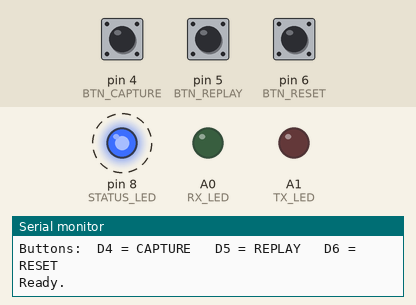
Simulated run of this sketch. Board: Arduino Uno, built with avr-gcc and run on an emulated ATmega328P. Parts: output pins drawn as LEDs (lit = HIGH), the last lines printed to the serial monitor. Dashed ring = blinking. The inputs (shaded band) are chosen by the test bench; at power-on: pin 4 (BTN_CAPTURE) HIGH, pin 5 (BTN_REPLAY) HIGH, pin 6 (BTN_RESET) HIGH. No radio packets arrive unless stated.

Above: at 1.3 s.
1.4 s: pin 4 (BTN_CAPTURE) pulled LOW for 0.15 s
At 2.1 s:
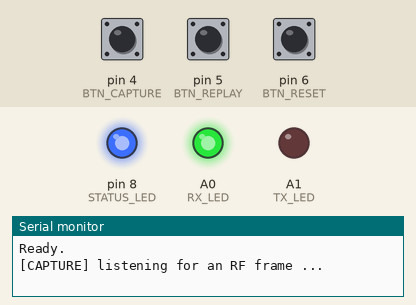
4.4 s: pin 5 (BTN_REPLAY) pulled LOW for 0.15 s
At 4.48 s:
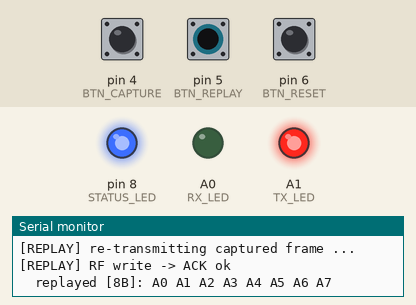
Timing chart, 0 to 20.4 s (numbered marks = the images above; inputs shaded):
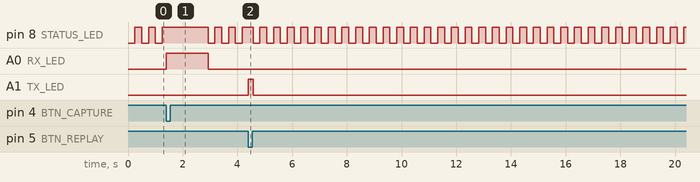

The sketch:

car_Key_Unlock_by_RF_Module_by_UnknownEng.ino
```cpp
/*
 * RF (433 MHz nRF24) + IR Capture-&-Replay Demonstrator   --  EDUCATIONAL
 * -------------------------------------------------------------------------
 * Target  : Arduino UNO (ATmega328P)
 * Purpose : Teach how a *fixed-code* capture/replay works on an RF/IR link,
 *           and WHY it fails against modern rolling-code car fobs.
 *
 *  !!  LEGAL / ETHICAL NOTICE  !!
 *  Use ONLY on hardware you own or are explicitly authorised to test.
 *  This sketch performs a FIXED-code replay. Real vehicle key fobs use
 *  cryptographic rolling codes (KeeLoq, Hitag, etc.) whose counter advances
 *  on every press, so a captured frame will NOT re-open them. The code
 *  demonstrates the concept and its limitation -- it is not a theft tool.
 *
 * Libraries: IRremote 4.x , RF24 1.x
 * -------------------------------------------------------------------------
 *
 * ---- WIRING / PIN MAP (Arduino UNO) -- no UART or SPI conflicts ----
 *   IR receiver (TSOP) OUT ....... D7
 *   IR LED (via transistor) ...... D3   (IRremote carrier pin on AVR)
 *   nRF24L01  CE ................. D9
 *   nRF24L01  CSN ................ D10
 *   nRF24L01  SCK/MOSI/MISO ...... D13 / D11 / D12  (hardware SPI - reserved)
 *   Button CAPTURE ............... D4  -> GND  (uses internal pull-up)
 *   Button REPLAY  ............... D5  -> GND
 *   Button RESET   ............... D6  -> GND
 *   Status LED (heartbeat) ....... D8  (+220R)
 *   RX activity LED .............. A0  (+220R)
 *   TX activity LED .............. A1  (+220R)
 *   USB Serial (D0/D1) left free for the 9600-baud log.
 */

#define DECODE_NEC                 // enable only the NEC IR protocol (saves flash)
#include <IRremote.hpp>            // IRremote 4.x -- include exactly once
#include <SPI.h>
#include <RF24.h>                  // RF24 1.x

// ----------------------------- Pin map --------------------------------
constexpr uint8_t IR_RECEIVE_PIN = 7;
constexpr uint8_t IR_SEND_PIN    = 3;
constexpr uint8_t RF_CE_PIN      = 9;
constexpr uint8_t RF_CSN_PIN     = 10;

constexpr uint8_t BTN_CAPTURE    = 4;      // active-LOW, INPUT_PULLUP
constexpr uint8_t BTN_REPLAY     = 5;
constexpr uint8_t BTN_RESET      = 6;

constexpr uint8_t STATUS_LED     = 8;      // heartbeat (NOT D13 -- that is SPI SCK)
constexpr uint8_t RX_LED         = A0;     // activity LEDs kept off the UART pins
constexpr uint8_t TX_LED         = A1;

// Optional: run one capture->replay automatically ~1 s after boot, so the
// full flow is visible on the serial log without pressing a button (handy in
// a simulator). Leave 0 for normal button-driven operation; set 1 to demo.
#define DEMO_SELFTEST 0

// ----------------------------- RF config ------------------------------
RF24 radio(RF_CE_PIN, RF_CSN_PIN);         // ONE module = ONE object (CE, CSN differ)
const byte rfAddress[6]      = "CARKY";    // 5-byte pipe address
constexpr uint8_t RF_PAYLOAD = 8;          // bytes per frame
bool radioReady              = false;

// ------------------------ Demo "known" codes --------------------------
constexpr uint32_t DEMO_IR_UNLOCK = 0x00FFA25D;   // demo NEC frame (NOT a real fob)

// -------------------------- Capture buffer ----------------------------
byte capturedRF[RF_PAYLOAD] = {0};
bool hasRFCapture           = false;

// ---------------------------- Heartbeat -------------------------------
constexpr unsigned long HEARTBEAT_MS = 250;
unsigned long lastBeat               = 0;

// ------------------------ Button + debounce ---------------------------
struct Button {
  uint8_t       pin;
  bool          last;      // last stable level (HIGH = released)
  unsigned long tEdge;
};
Button bCapture{BTN_CAPTURE, HIGH, 0};
Button bReplay {BTN_REPLAY,  HIGH, 0};
Button bReset  {BTN_RESET,   HIGH, 0};
constexpr unsigned long DEBOUNCE_MS = 40;

// --------------------------- Prototypes -------------------------------
bool pressed(Button &b);
void heartbeat();
void captureRF();
void triggerReplay();
void resetState();
void pollIR();
void pollRF();
void printPayload(const __FlashStringHelper *tag, const byte *buf, uint8_t n);

// =============================== SETUP ================================
void setup() {
  Serial.begin(9600);
  while (!Serial && millis() < 2000) { /* wait for USB serial, max 2 s */ }
  Serial.println(F("\n=== RF/IR Capture-Replay Demonstrator (educational) ==="));

  pinMode(BTN_CAPTURE, INPUT_PULLUP);
  pinMode(BTN_REPLAY,  INPUT_PULLUP);
  pinMode(BTN_RESET,   INPUT_PULLUP);
  pinMode(STATUS_LED,  OUTPUT);
  pinMode(RX_LED,      OUTPUT);
  pinMode(TX_LED,      OUTPUT);

  IrReceiver.begin(IR_RECEIVE_PIN, DISABLE_LED_FEEDBACK);
  IrSender.begin(IR_SEND_PIN);
  Serial.println(F("[IR]  receiver + sender ready"));

  radioReady = radio.begin();
  if (radioReady) {
    radio.setPALevel(RF24_PA_LOW);
    radio.setPayloadSize(RF_PAYLOAD);
    radio.openWritingPipe(rfAddress);
    radio.openReadingPipe(1, rfAddress);
    radio.startListening();
    Serial.println(F("[RF]  nRF24L01 online, listening"));
  } else {
    Serial.println(F("[RF]  nRF24L01 NOT detected (simulation / no module) -> RF disabled"));
  }

  Serial.println(F("Buttons:  D4 = CAPTURE   D5 = REPLAY   D6 = RESET"));
  Serial.println(F("Ready.\n"));

#if DEMO_SELFTEST
  delay(1000);
  Serial.println(F("[SELFTEST] running one capture -> replay cycle ..."));
  captureRF();
  triggerReplay();
  Serial.println(F("[SELFTEST] done -- buttons remain live\n"));
#endif
}

// =============================== LOOP ================================
void loop() {
  heartbeat();

  if (pressed(bCapture)) captureRF();
  if (pressed(bReplay))  triggerReplay();
  if (pressed(bReset))   resetState();

  pollIR();
  pollRF();
}

// ============================= HELPERS ===============================

// Debounced falling-edge detector for an active-LOW (INPUT_PULLUP) button.
bool pressed(Button &b) {
  bool level = digitalRead(b.pin);                 // HIGH = released, LOW = pressed
  if (level != b.last && (millis() - b.tEdge) > DEBOUNCE_MS) {
    b.tEdge = millis();
    b.last  = level;
    if (level == LOW) return true;                 // fresh press
  }
  return false;
}

// Non-blocking status-LED heartbeat.
void heartbeat() {
  if (millis() - lastBeat >= HEARTBEAT_MS) {
    lastBeat = millis();
    digitalWrite(STATUS_LED, !digitalRead(STATUS_LED));
  }
}

// Capture: grab the next live RF frame; if none arrives (e.g. in simulation
// with no radio) store a clearly-labelled demo payload so the flow is visible.
void captureRF() {
  Serial.println(F("[CAPTURE] listening for an RF frame ..."));
  digitalWrite(RX_LED, HIGH);

  bool got = false;
  if (radioReady) {
    unsigned long t0 = millis();
    while (millis() - t0 < 1500) {                 // 1.5 s capture window
      if (radio.available()) {
        radio.read(capturedRF, RF_PAYLOAD);
        got = true;
        break;
      }
    }
  }

  if (!got) {
    for (uint8_t i = 0; i < RF_PAYLOAD; i++) capturedRF[i] = 0xA0 + i;
    Serial.println(F("[CAPTURE] no live frame -> stored DEMO payload"));
  } else {
    Serial.println(F("[CAPTURE] live RF frame stored"));
  }

  hasRFCapture = true;
  printPayload(F("captured"), capturedRF, RF_PAYLOAD);
  digitalWrite(RX_LED, LOW);
}

// Replay: re-transmit the exact captured bytes (fixed-code replay).
void triggerReplay() {
  if (!hasRFCapture) {
    Serial.println(F("[REPLAY] nothing captured yet - press CAPTURE first"));
    return;
  }
  Serial.println(F("[REPLAY] re-transmitting captured frame ..."));
  digitalWrite(TX_LED, HIGH);

  if (radioReady) {
    radio.stopListening();
    bool ok = radio.write(capturedRF, RF_PAYLOAD);
    radio.startListening();
    Serial.print(F("[REPLAY] RF write -> "));
    Serial.println(ok ? F("ACK ok") : F("no ACK"));
  } else {
    Serial.println(F("[REPLAY] (simulation) would transmit the bytes below"));
  }
  printPayload(F("replayed"), capturedRF, RF_PAYLOAD);

  // Mirror the action on the IR channel so the demo is visible both ways.
  IrSender.sendNECRaw(DEMO_IR_UNLOCK, 0);

  Serial.println(F("  NOTE: a real rolling-code fob would REJECT this replay --"));
  Serial.println(F("        the counter it expects has already advanced."));
  digitalWrite(TX_LED, LOW);
}

// Clear the capture buffer / state.
void resetState() {
  hasRFCapture = false;
  memset(capturedRF, 0, RF_PAYLOAD);
  Serial.println(F("[RESET] capture buffer cleared"));
}

// Poll the IR receiver; an incoming demo-unlock code triggers a replay.
void pollIR() {
  if (!IrReceiver.decode()) return;
  uint32_t code = IrReceiver.decodedIRData.decodedRawData;
  Serial.print(F("[IR] rx 0x"));
  Serial.println(code, HEX);
  if (code == DEMO_IR_UNLOCK) {
    Serial.println(F("[IR] demo unlock code -> replay"));
    triggerReplay();
  }
  IrReceiver.resume();
}

// Poll the RF receiver and log any inbound frame.
void pollRF() {
  if (!radioReady || !radio.available()) return;
  byte frame[RF_PAYLOAD];
  radio.read(frame, RF_PAYLOAD);
  printPayload(F("[RF] rx"), frame, RF_PAYLOAD);
}

// Pretty-print a byte buffer as hex to the serial log.
void printPayload(const __FlashStringHelper *tag, const byte *buf, uint8_t n) {
  Serial.print(F("  "));
  Serial.print(tag);
  Serial.print(F(" ["));
  Serial.print(n);
  Serial.print(F("B]:"));
  for (uint8_t i = 0; i < n; i++) {
    Serial.print(' ');
    if (buf[i] < 0x10) Serial.print('0');
    Serial.print(buf[i], HEX);
  }
  Serial.println();
}
```

Measured:
- after the input at 1.4 s, A0 (RX_LED): LOW → HIGH at once, → LOW 1.5 s later
- after the input at 4.4 s, A1 (TX_LED): LOW → HIGH at once, → LOW 0.17 s later
- by itself, pin 8 (STATUS_LED): alternates HIGH for 0.25 s and LOW for 0.25 s
